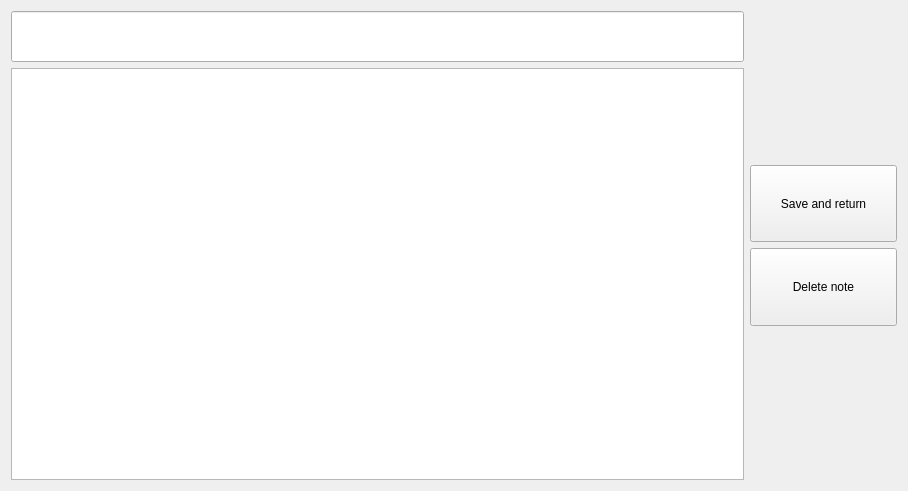
<?xml version="1.0" encoding="UTF-8"?>
<ui version="4.0">
 <class>NoteEditingTab</class>
 <widget class="QWidget" name="NoteEditingTab">
  <property name="geometry">
   <rect>
    <x>0</x>
    <y>0</y>
    <width>908</width>
    <height>491</height>
   </rect>
  </property>
  <property name="windowTitle">
   <string>Form</string>
  </property>
  <layout class="QHBoxLayout" name="horizontalLayout" stretch="5,1">
   <item>
    <layout class="QVBoxLayout" name="verticalLayout_2" stretch="1,8">
     <item>
      <widget class="QLineEdit" name="titleEdit">
       <property name="sizePolicy">
        <sizepolicy hsizetype="Expanding" vsizetype="Preferred">
         <horstretch>0</horstretch>
         <verstretch>0</verstretch>
        </sizepolicy>
       </property>
       <property name="font">
        <font>
         <pointsize>16</pointsize>
        </font>
       </property>
      </widget>
     </item>
     <item>
      <widget class="QTextEdit" name="contentEdit">
       <property name="font">
        <font>
         <pointsize>14</pointsize>
        </font>
       </property>
      </widget>
     </item>
    </layout>
   </item>
   <item>
    <layout class="QVBoxLayout" name="verticalLayout" stretch="2,1,1,2">
     <item>
      <spacer name="verticalSpacer">
       <property name="orientation">
        <enum>Qt::Vertical</enum>
       </property>
       <property name="sizeHint" stdset="0">
        <size>
         <width>20</width>
         <height>40</height>
        </size>
       </property>
      </spacer>
     </item>
     <item>
      <widget class="QPushButton" name="saveAndReturn">
       <property name="sizePolicy">
        <sizepolicy hsizetype="Expanding" vsizetype="Preferred">
         <horstretch>0</horstretch>
         <verstretch>0</verstretch>
        </sizepolicy>
       </property>
       <property name="text">
        <string>Save and return</string>
       </property>
      </widget>
     </item>
     <item>
      <widget class="QPushButton" name="deleteButton">
       <property name="sizePolicy">
        <sizepolicy hsizetype="Minimum" vsizetype="Preferred">
         <horstretch>0</horstretch>
         <verstretch>0</verstretch>
        </sizepolicy>
       </property>
       <property name="text">
        <string>Delete note</string>
       </property>
      </widget>
     </item>
     <item>
      <spacer name="verticalSpacer_2">
       <property name="orientation">
        <enum>Qt::Vertical</enum>
       </property>
       <property name="sizeHint" stdset="0">
        <size>
         <width>20</width>
         <height>40</height>
        </size>
       </property>
      </spacer>
     </item>
    </layout>
   </item>
  </layout>
 </widget>
 <resources/>
 <connections/>
</ui>
